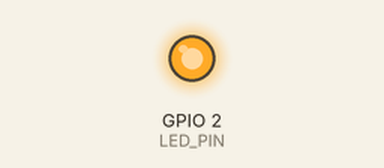
This sketch was run on a simulated ESP32. On the bench: output pins drawn as LEDs (lit = HIGH). WiFi joins after 1.5 s; servers stay silent unless stated; uploads are accepted with an empty reply; random numbers use the default seed unless the sketch sets one; what the sketch prints to the serial monitor is not drawn.

Above: at 5.8 s.
Timing chart, 0 to 14.8 s (numbered marks = the images above):
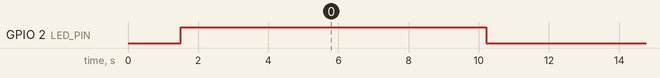

Measured:
- by itself, GPIO 2 (LED_PIN): repeats every 10.2 s: LOW 10.0 s, HIGH 0.20 s

The sketch:

fish-monitor-esp32.ino
```cpp
#include <WiFi.h>             // Library utama WiFi ESP32
#include <WiFiClientSecure.h> // 👈 TAMBAHKAN BARIS INI (Kunci agar HTTPClientSecure terbaca)
#include <HTTPClient.h>       // Library untuk kirim data web

// 🔑 KONFIGURASI JARINGAN ANDA
const char* WIFI_SSID     = "NAMA-WIFI-OM";       // Ganti nama WiFi Om
const char* WIFI_PASSWORD = "PASSWORD-WIFI";      // Ganti password WiFi Om

// Server menggunakan Domain Resmi + HTTPS
const char* SERVER_URL  = "https://iot.bppmhkp.online/api/sensor/data";

#define SENSOR_INTERVAL   10000   // Interval kirim data (ms)
#define LED_PIN           2       // Pin LED bawaan ESP32
#define DEVICE_ID_PREFIX  "FISH-"

unsigned long lastSendTime = 0;
bool wifiConnected = false;
bool connectWifiSuccess = false;

void setup() {
  Serial.begin(115200);
  pinMode(LED_PIN, OUTPUT);

  Serial.println("\n⚡ [BOOT] Fish Monitoring System Starting...");

  // Coba connect ke WiFi
  connectToWifi();

  if (!connectWifiSuccess) {
    Serial.println("❌ Gagal koneksi WiFi. Restart otomatis...");
    delay(5000);
    ESP.restart();
  }

  Serial.println("✅ Sistem Siap. Mulai kirim data.");
}

void loop() {
  // Cek koneksi WiFi secara berkala
  if (WiFi.status() != WL_CONNECTED) {
    digitalWrite(LED_PIN, LOW);
    if (millis() - lastSendTime > 5000) {
      Serial.println("[WARN] WiFi putus. Mencoba ulang...");
      connectToWifi();
    }
    return; // Stop loop jika belum konek
  }

  // Jika baru saja berhasil konek, nyalakan LED solid
  if (!wifiConnected) {
    wifiConnected = true;
    digitalWrite(LED_PIN, HIGH);
    Serial.printf("[OK] Terhubung ke %s\n", WiFi.SSID().c_str());
  }

  unsigned long now = millis();

  // Saatnya kirim data?
  if (now - lastSendTime >= SENSOR_INTERVAL) {
    lastSendTime = now;
    float simulatedTemp = getSimulatedTemp();
    float simulatedPH   = getSimulatedPH();

    sendSensorData(simulatedTemp, simulatedPH);
  }

  delay(500); // Istirahat sebentar
}

// Fungsi untuk Connect WiFi
void connectToWifi() {
  WiFi.mode(WIFI_STA);
  WiFi.begin(WIFI_SSID, WIFI_PASSWORD);

  int attempts = 0;
  while (WiFi.status() != WL_CONNECTED && attempts < 20) {
    delay(500);
    Serial.print(".");
    attempts++;
  }

  if (WiFi.status() == WL_CONNECTED) {
    connectWifiSuccess = true;
    Serial.println("\n✅ WiFi Terhubung!");
  } else {
    connectWifiSuccess = false;
  }
}

// Fungsi untuk Push Data ke Server (HTTPS)
void sendSensorData(float temp, float ph) {
  digitalWrite(LED_PIN, HIGH); // Indikator sedang mengirim

  // Gunakan WiFiClientSecure (Wajib untuk HTTPS)
  WiFiClientSecure client;

  // TIPS WAJIB: Agar aman bypass sertifikat domain
  client.setInsecure();

  client.setTimeout(5000);

  HTTPClient http;

  if (http.begin(client, SERVER_URL)) {
    http.addHeader("Content-Type", "application/json");

    // Ambil MAC Address unik untuk Device ID
    byte mac[6];
    WiFi.macAddress(mac);
    String deviceId = String(DEVICE_ID_PREFIX) + String(mac[4]) + String(mac[5]);

    // Susun JSON Payload
    String jsonString("{\"deviceId\":\"" + deviceId + "\",\"temperature\":" + String(temp, 1) + ",\"ph\":" + String(ph, 2) + "\"}");

    Serial.printf("[SEND] %s\n", jsonString.c_str());

    int httpResponse = http.POST(jsonString);

    if (httpResponse > 0) {
      Serial.printf("📤 OK (%d)\n", httpResponse);
      digitalWrite(LED_PIN, LOW); // LED mati setelah sukses
    } else {
      Serial.printf("❌ FAIL HTTP Code: %d\n", httpResponse);
      // Jika gagal (-1), biasanya firewall atau DNS
      digitalWrite(LED_PIN, HIGH);
    }

    http.end();
  } else {
    Serial.println("❌ Error Host tidak ditemukan");
  }
}

// Fungsi pembantu angka random realistis
float getSimulatedTemp() {
  return (25.0 + (random(0, 50)) / 10.0);
}

float getSimulatedPH() {
  return (6.8 + (random(0, 6)) / 100.0);
}
```
